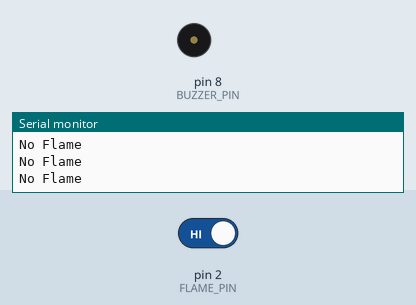
The sketch below on a simulated Arduino Uno, built with avr-gcc and run on an emulated ATmega328P. Parts: buzzer (waves = sounding, pin HIGH), the last lines printed to the serial monitor. Inputs (shaded band) come from the test bench; at power-on: pin 2 (FLAME_PIN) HIGH.

Above: at 1.2 s.
1.3 s: pin 2 (FLAME_PIN) driven LOW
At 2.2 s:
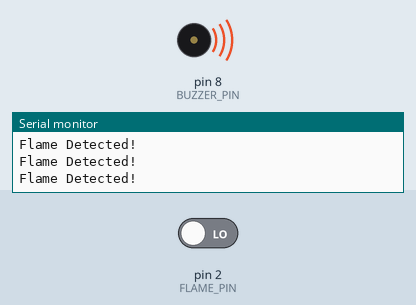
2.9 s: pin 2 (FLAME_PIN) driven HIGH
At 3.5 s:
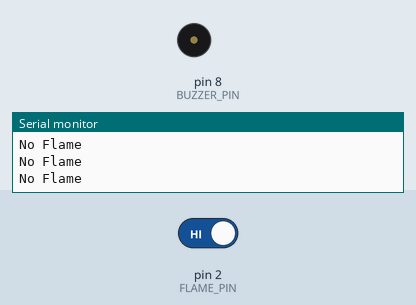
Timing chart, 0 to 5.9 s (numbered marks = the images above; inputs shaded):
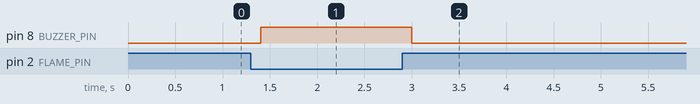

The sketch:

Arduino_Flame_Sensor_with_Buzzer_Alert.ino
```cpp
/*
========================================
Project Title:
Arduino Flame Sensor with Buzzer Alert

Description:
This beginner-friendly project uses a flame sensor to detect fire.
When a flame is detected, a buzzer will sound as an alert.
Perfect for basic fire detection and safety system projects.

Components List:
- Arduino Uno (or compatible)
- Flame Sensor Module (KY-026 or similar)
- Buzzer (Active Buzzer recommended)
- Jumper Wires
- Breadboard (optional)

Wiring:
Flame Sensor:
- VCC  -> 5V
- GND  -> GND
- DO   -> Pin 2

Buzzer:
- (+)  -> Pin 8
- (-)  -> GND

Notes:
- Flame sensor gives LOW signal when flame is detected
- Adjust sensitivity using potentiometer on the sensor module
========================================
*/

#define FLAME_PIN 2
#define BUZZER_PIN 8

void setup() {
  pinMode(FLAME_PIN, INPUT);
  pinMode(BUZZER_PIN, OUTPUT);

  Serial.begin(9600);
  Serial.println("Flame Sensor Test Started...");
}

void loop() {
  int flameState = digitalRead(FLAME_PIN);

  if (flameState == LOW) {
    // Flame detected
    digitalWrite(BUZZER_PIN, HIGH);
    Serial.println("Flame Detected!");
  } else {
    // No flame
    digitalWrite(BUZZER_PIN, LOW);
    Serial.println("No Flame");
  }

  delay(200);
}
```

Measured:
- after the input at 1.3 s, pin 8 (BUZZER_PIN): LOW → HIGH after 0.10 s
- after the input at 2.9 s, pin 8 (BUZZER_PIN): HIGH → LOW after 0.10 s
